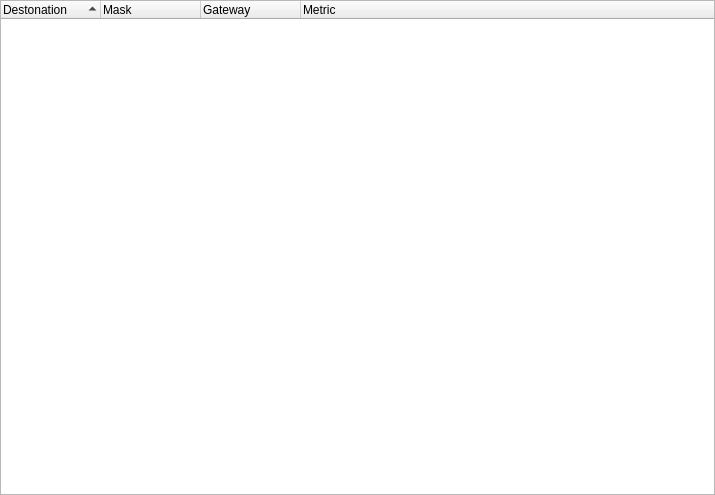
<?xml version="1.0" encoding="UTF-8"?>
<ui version="4.0">
 <class>SysInfoRoutes</class>
 <widget class="QWidget" name="SysInfoRoutes">
  <property name="geometry">
   <rect>
    <x>0</x>
    <y>0</y>
    <width>715</width>
    <height>495</height>
   </rect>
  </property>
  <property name="windowTitle">
   <string/>
  </property>
  <layout class="QVBoxLayout" name="verticalLayout">
   <property name="leftMargin">
    <number>0</number>
   </property>
   <property name="topMargin">
    <number>0</number>
   </property>
   <property name="rightMargin">
    <number>0</number>
   </property>
   <property name="bottomMargin">
    <number>0</number>
   </property>
   <item>
    <widget class="QTreeWidget" name="tree">
     <property name="contextMenuPolicy">
      <enum>Qt::ContextMenuPolicy::CustomContextMenu</enum>
     </property>
     <property name="showDropIndicator" stdset="0">
      <bool>false</bool>
     </property>
     <property name="iconSize">
      <size>
       <width>20</width>
       <height>20</height>
      </size>
     </property>
     <property name="indentation">
      <number>0</number>
     </property>
     <property name="sortingEnabled">
      <bool>true</bool>
     </property>
     <attribute name="headerShowSortIndicator" stdset="0">
      <bool>true</bool>
     </attribute>
     <column>
      <property name="text">
       <string>Destonation</string>
      </property>
     </column>
     <column>
      <property name="text">
       <string>Mask</string>
      </property>
     </column>
     <column>
      <property name="text">
       <string>Gateway</string>
      </property>
     </column>
     <column>
      <property name="text">
       <string>Metric</string>
      </property>
     </column>
    </widget>
   </item>
  </layout>
  <action name="action_copy_row">
   <property name="text">
    <string>Copy Row</string>
   </property>
  </action>
  <action name="action_copy_value">
   <property name="text">
    <string>Copy Value</string>
   </property>
  </action>
 </widget>
 <resources/>
 <connections/>
</ui>
